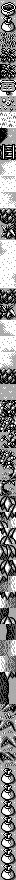

This is a level from a 2D game, rendered from its Tiled map with the project's own tilesets. A one-line summary and the complete map file follow:
An orthogonal 2x110 tile map with 8x8 px tiles, 1 tile layer (metatiles), 3 tilesets.

<map height="110" orientation="orthogonal" renderorder="right-down" tileheight="8" tilewidth="8" width="2">
	<tileset firstgid="1" tilewidth="8" tileheight="8">
		<image source="../../../gfx/tilesets/gfx_019_5180.png" />
	</tileset>
	<tileset firstgid="107" tilewidth="8" tileheight="8">
		<image source="../../../gfx/tilesets/gfx_019_5810.png" />
	</tileset>
	<tileset firstgid="129" tilewidth="8" tileheight="8">
		<image source="../../../gfx/tilesets/gfx_019_5970.png" />
	</tileset>
	<layer height="110" id="1" name="metatiles" width="2">
		<data encoding="csv">
2, 4,
3, 5,
6, 8,
7, 9,
10, 12,
11, 13,
14, 16,
15, 17,
18, 16,
19, 17,
20, 22,
21, 23,
24, 26,
25, 27,
28, 30,
29, 31,
32, 34,
33, 35,
36, 38,
37, 39,
40, 42,
41, 43,
44, 46,
45, 43,
47, 48,
45, 49,
50, 52,
51, 53,
54, 56,
55, 57,
58, 60,
59, 43,
61, 60,
45, 43,
61, 62,
45, 63,
64, 66,
65, 53,
67, 69,
68, 70,
71, 60,
72, 73,
61, 60,
74, 75,
61, 77,
76, 78,
50, 52,
65, 79,
80, 34,
81, 35,
82, 84,
83, 85,
86, 88,
87, 89,
90, 92,
91, 93,
94, 96,
95, 97,
98, 100,
99, 101,
102, 104,
103, 105,
107, 109,
108, 110,
111, 113,
112, 114,
115, 110,
116, 117,
118, 120,
119, 121,
107, 122,
108, 123,
124, 126,
125, 114,
115, 128,
127, 129,
130, 132,
131, 120,
133, 135,
134, 136,
137, 126,
125, 114,
138, 139,
127, 129,
140, 121,
141, 142,
130, 132,
141, 142,
143, 145,
144, 146,
147, 149,
148, 150,
151, 153,
152, 154,
155, 157,
156, 158,
6, 8,
7, 9,
6, 8,
7, 9,
6, 8,
7, 9,
6, 8,
7, 9,
6, 8,
7, 9,
6, 8,
7, 9,
6, 8,
7, 9</data>
	</layer>
</map>
